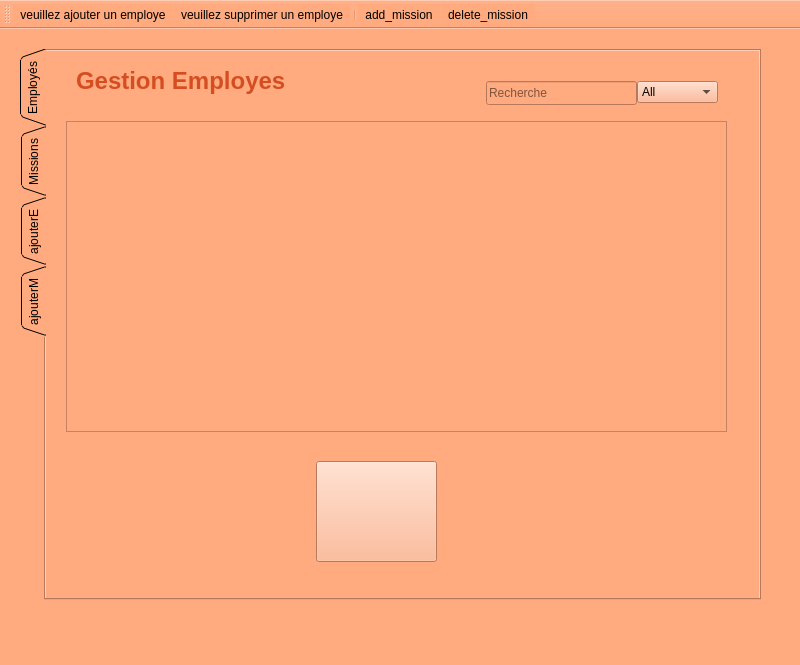
<?xml version="1.0" encoding="UTF-8"?>
<ui version="4.0">
 <class>gestion_zouhour</class>
 <widget class="QMainWindow" name="gestion_zouhour">
  <property name="geometry">
   <rect>
    <x>0</x>
    <y>0</y>
    <width>800</width>
    <height>665</height>
   </rect>
  </property>
  <property name="windowTitle">
   <string>MainWindow</string>
  </property>
  <property name="styleSheet">
   <string notr="true">background-image: url(:/res/img/hand-painted-watercolor-background-with-sky-clouds-shape_24972-1095.jpg);
background-color: rgb(255, 170, 127);</string>
  </property>
  <widget class="QWidget" name="centralwidget">
   <widget class="QTabWidget" name="ajouterE">
    <property name="geometry">
     <rect>
      <x>20</x>
      <y>20</y>
      <width>741</width>
      <height>551</height>
     </rect>
    </property>
    <property name="cursor">
     <cursorShape>PointingHandCursor</cursorShape>
    </property>
    <property name="tabPosition">
     <enum>QTabWidget::West</enum>
    </property>
    <property name="tabShape">
     <enum>QTabWidget::Triangular</enum>
    </property>
    <property name="currentIndex">
     <number>0</number>
    </property>
    <widget class="QWidget" name="tab">
     <attribute name="title">
      <string>Employés</string>
     </attribute>
     <widget class="QLineEdit" name="rech_emp">
      <property name="geometry">
       <rect>
        <x>440</x>
        <y>30</y>
        <width>151</width>
        <height>24</height>
       </rect>
      </property>
      <property name="text">
       <string/>
      </property>
      <property name="placeholderText">
       <string>Recherche</string>
      </property>
      <property name="clearButtonEnabled">
       <bool>true</bool>
      </property>
     </widget>
     <widget class="QTableView" name="table_emp">
      <property name="geometry">
       <rect>
        <x>20</x>
        <y>70</y>
        <width>661</width>
        <height>311</height>
       </rect>
      </property>
      <property name="sortingEnabled">
       <bool>false</bool>
      </property>
      <attribute name="horizontalHeaderCascadingSectionResizes">
       <bool>true</bool>
      </attribute>
      <attribute name="horizontalHeaderShowSortIndicator" stdset="0">
       <bool>false</bool>
      </attribute>
      <attribute name="horizontalHeaderStretchLastSection">
       <bool>false</bool>
      </attribute>
     </widget>
     <widget class="QLabel" name="label">
      <property name="geometry">
       <rect>
        <x>30</x>
        <y>10</y>
        <width>291</width>
        <height>41</height>
       </rect>
      </property>
      <property name="text">
       <string>&lt;html&gt;&lt;head/&gt;&lt;body&gt;&lt;p&gt;&lt;span style=&quot; font-size:18pt; font-weight:600; color:#d54e21;&quot;&gt;Gestion Employes&lt;/span&gt;&lt;/p&gt;&lt;/body&gt;&lt;/html&gt;</string>
      </property>
     </widget>
     <widget class="QPushButton" name="stat_emp">
      <property name="geometry">
       <rect>
        <x>270</x>
        <y>410</y>
        <width>121</width>
        <height>101</height>
       </rect>
      </property>
      <property name="styleSheet">
       <string notr="true">image: url(:/res/img/stat1.png);</string>
      </property>
      <property name="text">
       <string/>
      </property>
     </widget>
     <widget class="QComboBox" name="emp_sel_col">
      <property name="geometry">
       <rect>
        <x>591</x>
        <y>30</y>
        <width>81</width>
        <height>22</height>
       </rect>
      </property>
      <item>
       <property name="text">
        <string>All</string>
       </property>
      </item>
      <item>
       <property name="text">
        <string>ID</string>
       </property>
      </item>
      <item>
       <property name="text">
        <string>Nom</string>
       </property>
      </item>
      <item>
       <property name="text">
        <string>Prenom</string>
       </property>
      </item>
      <item>
       <property name="text">
        <string>Mail</string>
       </property>
      </item>
      <item>
       <property name="text">
        <string>Naissance</string>
       </property>
      </item>
      <item>
       <property name="text">
        <string>Occupation</string>
       </property>
      </item>
     </widget>
    </widget>
    <widget class="QWidget" name="tab_2">
     <attribute name="title">
      <string>Missions</string>
     </attribute>
     <widget class="QTableView" name="table_mission">
      <property name="geometry">
       <rect>
        <x>10</x>
        <y>70</y>
        <width>651</width>
        <height>361</height>
       </rect>
      </property>
      <property name="selectionMode">
       <enum>QAbstractItemView::ExtendedSelection</enum>
      </property>
      <property name="sortingEnabled">
       <bool>true</bool>
      </property>
      <attribute name="horizontalHeaderShowSortIndicator" stdset="0">
       <bool>true</bool>
      </attribute>
     </widget>
     <widget class="QLabel" name="label_4">
      <property name="geometry">
       <rect>
        <x>40</x>
        <y>10</y>
        <width>281</width>
        <height>41</height>
       </rect>
      </property>
      <property name="text">
       <string>&lt;html&gt;&lt;head/&gt;&lt;body&gt;&lt;p&gt;&lt;span style=&quot; font-size:18pt; font-weight:600; color:#d54e21;&quot;&gt;Gestion missions&lt;/span&gt;&lt;/p&gt;&lt;/body&gt;&lt;/html&gt;</string>
      </property>
     </widget>
     <widget class="QLineEdit" name="rech_mission">
      <property name="geometry">
       <rect>
        <x>430</x>
        <y>30</y>
        <width>141</width>
        <height>24</height>
       </rect>
      </property>
      <property name="placeholderText">
       <string>Recherche</string>
      </property>
      <property name="clearButtonEnabled">
       <bool>true</bool>
      </property>
     </widget>
     <widget class="QComboBox" name="mission_sel_col">
      <property name="geometry">
       <rect>
        <x>580</x>
        <y>30</y>
        <width>81</width>
        <height>22</height>
       </rect>
      </property>
      <item>
       <property name="text">
        <string>All</string>
       </property>
      </item>
      <item>
       <property name="text">
        <string>ID</string>
       </property>
      </item>
      <item>
       <property name="text">
        <string>Type</string>
       </property>
      </item>
      <item>
       <property name="text">
        <string>Description</string>
       </property>
      </item>
     </widget>
    </widget>
    <widget class="QWidget" name="tab_3">
     <attribute name="title">
      <string>ajouterE</string>
     </attribute>
     <widget class="QWidget" name="ajouter_e" native="true">
      <property name="geometry">
       <rect>
        <x>130</x>
        <y>40</y>
        <width>391</width>
        <height>471</height>
       </rect>
      </property>
      <widget class="QDateEdit" name="naissance">
       <property name="geometry">
        <rect>
         <x>210</x>
         <y>280</y>
         <width>131</width>
         <height>22</height>
        </rect>
       </property>
       <property name="calendarPopup">
        <bool>true</bool>
       </property>
      </widget>
      <widget class="QLabel" name="label_5">
       <property name="geometry">
        <rect>
         <x>70</x>
         <y>240</y>
         <width>121</width>
         <height>21</height>
        </rect>
       </property>
       <property name="text">
        <string>E-mail</string>
       </property>
      </widget>
      <widget class="QComboBox" name="mission">
       <property name="geometry">
        <rect>
         <x>210</x>
         <y>360</y>
         <width>131</width>
         <height>22</height>
        </rect>
       </property>
      </widget>
      <widget class="QLabel" name="label_8">
       <property name="geometry">
        <rect>
         <x>70</x>
         <y>360</y>
         <width>121</width>
         <height>21</height>
        </rect>
       </property>
       <property name="text">
        <string>Mission</string>
       </property>
      </widget>
      <widget class="QLabel" name="label_6">
       <property name="geometry">
        <rect>
         <x>70</x>
         <y>280</y>
         <width>121</width>
         <height>21</height>
        </rect>
       </property>
       <property name="text">
        <string>Date Naissance</string>
       </property>
      </widget>
      <widget class="QLineEdit" name="prenom">
       <property name="geometry">
        <rect>
         <x>210</x>
         <y>200</y>
         <width>131</width>
         <height>20</height>
        </rect>
       </property>
      </widget>
      <widget class="QLabel" name="label_2">
       <property name="geometry">
        <rect>
         <x>70</x>
         <y>120</y>
         <width>121</width>
         <height>21</height>
        </rect>
       </property>
       <property name="text">
        <string>ID</string>
       </property>
      </widget>
      <widget class="QLineEdit" name="id">
       <property name="geometry">
        <rect>
         <x>210</x>
         <y>120</y>
         <width>131</width>
         <height>20</height>
        </rect>
       </property>
      </widget>
      <widget class="QDialogButtonBox" name="buttonBox">
       <property name="geometry">
        <rect>
         <x>120</x>
         <y>430</y>
         <width>156</width>
         <height>23</height>
        </rect>
       </property>
       <property name="standardButtons">
        <set>QDialogButtonBox::Cancel|QDialogButtonBox::Ok</set>
       </property>
      </widget>
      <widget class="QLineEdit" name="nom">
       <property name="geometry">
        <rect>
         <x>210</x>
         <y>160</y>
         <width>131</width>
         <height>20</height>
        </rect>
       </property>
      </widget>
      <widget class="QLabel" name="label_3">
       <property name="geometry">
        <rect>
         <x>70</x>
         <y>200</y>
         <width>121</width>
         <height>21</height>
        </rect>
       </property>
       <property name="text">
        <string>Prenom</string>
       </property>
      </widget>
      <widget class="QComboBox" name="occupation">
       <property name="geometry">
        <rect>
         <x>210</x>
         <y>320</y>
         <width>131</width>
         <height>22</height>
        </rect>
       </property>
       <item>
        <property name="text">
         <string>Journaliste</string>
        </property>
       </item>
       <item>
        <property name="text">
         <string>Agent</string>
        </property>
       </item>
       <item>
        <property name="text">
         <string>Admin</string>
        </property>
       </item>
       <item>
        <property name="text">
         <string> Ecrivain</string>
        </property>
       </item>
      </widget>
      <widget class="QLineEdit" name="mail">
       <property name="geometry">
        <rect>
         <x>210</x>
         <y>240</y>
         <width>131</width>
         <height>20</height>
        </rect>
       </property>
      </widget>
      <widget class="QLabel" name="label_7">
       <property name="geometry">
        <rect>
         <x>70</x>
         <y>160</y>
         <width>121</width>
         <height>21</height>
        </rect>
       </property>
       <property name="text">
        <string>Nom</string>
       </property>
      </widget>
      <widget class="QLabel" name="label_9">
       <property name="geometry">
        <rect>
         <x>70</x>
         <y>320</y>
         <width>121</width>
         <height>21</height>
        </rect>
       </property>
       <property name="text">
        <string>Occupation</string>
       </property>
      </widget>
      <widget class="QLabel" name="label_10">
       <property name="geometry">
        <rect>
         <x>90</x>
         <y>70</y>
         <width>251</width>
         <height>31</height>
        </rect>
       </property>
       <property name="text">
        <string>&lt;html&gt;&lt;head/&gt;&lt;body&gt;&lt;p&gt;&lt;span style=&quot; font-size:18pt; font-weight:600; color:#0000ff;&quot;&gt;Details Employe&lt;/span&gt;&lt;/p&gt;&lt;/body&gt;&lt;/html&gt;</string>
       </property>
      </widget>
     </widget>
    </widget>
    <widget class="QWidget" name="tab_5">
     <attribute name="title">
      <string>ajouterM</string>
     </attribute>
     <widget class="QWidget" name="widget" native="true">
      <property name="geometry">
       <rect>
        <x>110</x>
        <y>50</y>
        <width>381</width>
        <height>441</height>
       </rect>
      </property>
      <widget class="QLabel" name="label_11">
       <property name="geometry">
        <rect>
         <x>80</x>
         <y>40</y>
         <width>231</width>
         <height>41</height>
        </rect>
       </property>
       <property name="text">
        <string>&lt;html&gt;&lt;head/&gt;&lt;body&gt;&lt;p&gt;&lt;span style=&quot; font-size:18pt; font-weight:600; color:#0000ff;&quot;&gt;Details Mission&lt;/span&gt;&lt;/p&gt;&lt;/body&gt;&lt;/html&gt;</string>
       </property>
      </widget>
      <widget class="QLabel" name="label_12">
       <property name="geometry">
        <rect>
         <x>60</x>
         <y>100</y>
         <width>121</width>
         <height>21</height>
        </rect>
       </property>
       <property name="text">
        <string>ID</string>
       </property>
      </widget>
      <widget class="QLabel" name="label_13">
       <property name="geometry">
        <rect>
         <x>60</x>
         <y>140</y>
         <width>121</width>
         <height>21</height>
        </rect>
       </property>
       <property name="text">
        <string>Type</string>
       </property>
      </widget>
      <widget class="QTextEdit" name="description">
       <property name="geometry">
        <rect>
         <x>60</x>
         <y>210</y>
         <width>271</width>
         <height>131</height>
        </rect>
       </property>
      </widget>
      <widget class="QLabel" name="label_14">
       <property name="geometry">
        <rect>
         <x>60</x>
         <y>180</y>
         <width>121</width>
         <height>21</height>
        </rect>
       </property>
       <property name="text">
        <string>Description</string>
       </property>
      </widget>
      <widget class="QDialogButtonBox" name="buttonBox_2">
       <property name="geometry">
        <rect>
         <x>110</x>
         <y>360</y>
         <width>156</width>
         <height>23</height>
        </rect>
       </property>
       <property name="standardButtons">
        <set>QDialogButtonBox::Cancel|QDialogButtonBox::Ok</set>
       </property>
      </widget>
      <widget class="QLineEdit" name="type">
       <property name="geometry">
        <rect>
         <x>200</x>
         <y>140</y>
         <width>131</width>
         <height>20</height>
        </rect>
       </property>
      </widget>
      <widget class="QLineEdit" name="id_2">
       <property name="geometry">
        <rect>
         <x>200</x>
         <y>100</y>
         <width>131</width>
         <height>20</height>
        </rect>
       </property>
      </widget>
     </widget>
    </widget>
   </widget>
  </widget>
  <widget class="QMenuBar" name="menubar">
   <property name="geometry">
    <rect>
     <x>0</x>
     <y>0</y>
     <width>800</width>
     <height>26</height>
    </rect>
   </property>
  </widget>
  <widget class="QStatusBar" name="statusbar"/>
  <widget class="QToolBar" name="toolBar">
   <property name="windowTitle">
    <string>toolBar</string>
   </property>
   <attribute name="toolBarArea">
    <enum>TopToolBarArea</enum>
   </attribute>
   <attribute name="toolBarBreak">
    <bool>false</bool>
   </attribute>
   <addaction name="actionadd_emp"/>
   <addaction name="actiondelete_emp"/>
   <addaction name="separator"/>
   <addaction name="actionadd_mission"/>
   <addaction name="actiondelete_mission"/>
  </widget>
  <action name="actionadd_emp">
   <property name="icon">
    <iconset resource="Resources.qrc">
     <normaloff>:/res/img/supp.jfif</normaloff>:/res/img/supp.jfif</iconset>
   </property>
   <property name="text">
    <string>veuillez ajouter un employe</string>
   </property>
   <property name="toolTip">
    <string>&lt;html&gt;&lt;head/&gt;&lt;body&gt;&lt;p&gt;&lt;img src=&quot;:/res/img/supp.jfif&quot;/&gt;&lt;/p&gt;&lt;/body&gt;&lt;/html&gt;</string>
   </property>
   <property name="shortcut">
    <string>Ctrl+A</string>
   </property>
  </action>
  <action name="actiondelete_emp">
   <property name="icon">
    <iconset resource="Resources.qrc">
     <normaloff>:/res/img/ajout.png</normaloff>:/res/img/ajout.png</iconset>
   </property>
   <property name="text">
    <string>veuillez supprimer un employe</string>
   </property>
   <property name="toolTip">
    <string>&lt;html&gt;&lt;head/&gt;&lt;body&gt;&lt;p&gt;&lt;img src=&quot;:/res/img/ajout.png&quot;/&gt;&lt;/p&gt;&lt;/body&gt;&lt;/html&gt;</string>
   </property>
   <property name="shortcut">
    <string>Ctrl+D</string>
   </property>
  </action>
  <action name="actionadd_mission">
   <property name="icon">
    <iconset resource="Resources.qrc">
     <normaloff>:/res/img/images (2).jfif</normaloff>:/res/img/images (2).jfif</iconset>
   </property>
   <property name="text">
    <string>add_mission</string>
   </property>
   <property name="toolTip">
    <string>&lt;html&gt;&lt;head/&gt;&lt;body&gt;&lt;p&gt;&lt;img src=&quot;:/res/img/images (2).jfif&quot;/&gt;&lt;/p&gt;&lt;/body&gt;&lt;/html&gt;</string>
   </property>
   <property name="shortcut">
    <string>Ctrl+Shift+A</string>
   </property>
  </action>
  <action name="actiondelete_mission">
   <property name="icon">
    <iconset resource="Resources.qrc">
     <normaloff>:/res/img/images (1).jfif</normaloff>:/res/img/images (1).jfif</iconset>
   </property>
   <property name="text">
    <string>delete_mission</string>
   </property>
   <property name="toolTip">
    <string>&lt;html&gt;&lt;head/&gt;&lt;body&gt;&lt;p&gt;&lt;img src=&quot;:/res/img/images (1).jfif&quot;/&gt;&lt;/p&gt;&lt;/body&gt;&lt;/html&gt;</string>
   </property>
   <property name="shortcut">
    <string>Ctrl+Shift+D</string>
   </property>
  </action>
  <action name="actionloupe">
   <property name="checkable">
    <bool>true</bool>
   </property>
   <property name="icon">
    <iconset resource="Resources.qrc">
     <normaloff>:/res/img/loupe1.jfif</normaloff>:/res/img/loupe1.jfif</iconset>
   </property>
   <property name="text">
    <string>loupe</string>
   </property>
   <property name="toolTip">
    <string>&lt;html&gt;&lt;head/&gt;&lt;body&gt;&lt;p&gt;&lt;img src=&quot;:/res/img/loupe1.jfif&quot;/&gt;&lt;/p&gt;&lt;/body&gt;&lt;/html&gt;</string>
   </property>
  </action>
 </widget>
 <resources>
  <include location="Resources.qrc"/>
 </resources>
 <connections/>
</ui>
